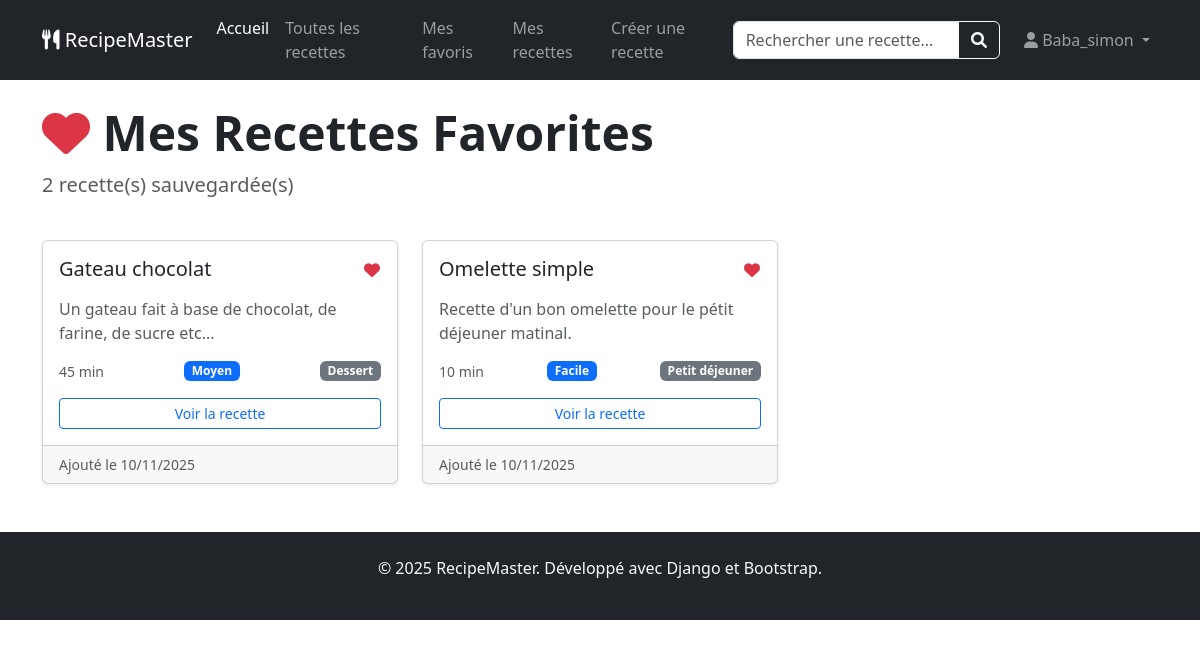
The page /favoris/ (signed in) on the database its author committed.
### profiles/models.py (models this page shows, shortened)
class Favorite(models.Model):
    user_profile = models.ForeignKey(
        UserProfile,
        on_delete=models.CASCADE,
        related_name='favorites',  #user_profile.favorites_relation.all()
        verbose_name='Profil utilisateur'
    )
    recipe = models.ForeignKey(
        Recipe,
        on_delete=models.CASCADE,
        related_name='favorited_by',  # recipe.favorited_by.all()
        verbose_name='Recette'
    )
    date_added = models.DateTimeField(
        auto_now_add=True,
        verbose_name='Date d\'ajout'
    )
    class Meta:
        verbose_name = 'Favori'
        verbose_name_plural = 'Favoris'
        unique_together = ['user_profile', 'recipe']  # Évite les doublons

### recipes/models.py (models this page shows, shortened)
class Recipe(models.Model):
    DIFFICULTE_CHOICES = [
        ('facile', 'Facile'),
        ('moyen', 'Moyen'),
        ('difficile', 'Difficile'),
    ]
    titre = models.CharField(
        max_length=100,
        unique=True,
        verbose_name="Titre de la recette"  # ✅ Correction orthographe
    )
    categorie = models.ForeignKey(
        Category,
        on_delete=models.SET_NULL,  # Si on supprime la catégorie, la recette garde sa catégorie vide
        null=True,
        blank=True,
        related_name='recettes',
        verbose_name='Catégorie'
    )
    description = models.TextField(  # ✅ TextField au lieu de CharField pour texte long
        max_length=1000,
        verbose_name='Description'
    )
    temps_preparation = models.PositiveIntegerField(  # ✅ Temps en minutes
        verbose_name="Temps de préparation (minutes)"
    )
    difficulte = models.CharField(
        max_length=20,
        choices=DIFFICULTE_CHOICES,
        default='moyen',
        verbose_name="Niveau de difficulté"
    )
    auteur = models.ForeignKey(
        User,
        on_delete=models.CASCADE,
        related_name='recettes',
        verbose_name='Auteur',
        null= True,
        blank= True
    )
    date_creation = models.DateTimeField(auto_now_add=True)
    date_modification = models.DateTimeField(auto_now=True)
    class Meta:
        verbose_name = 'Recette'  # ✅ Orthographe
        verbose_name_plural = 'Recettes'
        ordering = ['titre']  # ✅ Ordre par titre

class Category(models.Model):
    nom = models.CharField(
        max_length=50,
        unique=True,
        verbose_name="Nom de la catégorie"
    )
    class Meta:
        verbose_name = 'Catégorie'
        verbose_name_plural = 'Catégories'
        ordering = ['nom']

### profiles/views.py (the view)
# urls.py: path('favoris/', favorite_list, name='favorite_list'),
@login_required
def favorite_list(request):
    user_profile = UserProfile.objects.get(user=request.user)
    favorites = Favorite.objects.filter(user_profile=user_profile).select_related('recipe')
    context = {
        'favorites': favorites,
    }
    return render(request, 'profiles/favorite_list.html', context)

### profiles/templates/profiles/favorite_list.html (shortened to what this page needs)
{% extends 'recipes/base.html' %}
{% block content %}
<div class="container mt-4">
    <div class="row mb-4">
        <div class="col">
            <h1 class="display-5 fw-bold">
                <i class="fas fa-heart text-danger"></i> Mes Recettes Favorites
            </h1>
            <p class="lead text-muted">{{ favorites.count }} recette(s) sauvegardée(s)</p>
        </div>
    </div>
    {% if favorites %}
    <div class="row g-4">
        {% for favorite in favorites %}
        <div class="col-md-6 col-lg-4">
            <div class="card recipe-card shadow-sm h-100">
                <div class="card-body">
                    <div class="d-flex justify-content-between align-items-start mb-2">
                        <h5 class="card-title">{{ favorite.recipe.titre }}</h5>
                        <a href="{% url 'toggle_favorite' favorite.recipe.id %}"
                           class="btn btn-link text-danger p-0"
                           title="Retirer des favoris">
                            <i class="fas fa-heart"></i>
                        </a>
                    </div>
                    <p class="card-text text-muted">{{ favorite.recipe.description|truncatewords:15 }}</p>
                    <div class="d-flex justify-content-between align-items-center mb-3">
                        <small class="text-muted">{{ favorite.recipe.temps_preparation }} min</small>
                        <span class="badge bg-primary">{{ favorite.recipe.difficulte|title }}</span>
                        {% if favorite.recipe.categorie %}
                        <span class="badge bg-secondary">{{ favorite.recipe.categorie.nom }}</span>
                        {% endif %}
                    </div>
                    <div class="d-flex gap-2">
                        <a href="{% url 'recipe_detail' favorite.recipe.id %}"
                           class="btn btn-outline-primary btn-sm flex-grow-1">
                            Voir la recette
                        </a>
                    </div>
                </div>
                <div class="card-footer text-muted small">
                    Ajouté le {{ favorite.date_added|date:"d/m/Y" }}
                </div>
            </div>
        </div>
        {% endfor %}
    </div>
    {% endif %}
</div>
{% endblock %}

### recipes/templates/recipes/base.html (shortened to what this page needs)
<!DOCTYPE html>
<html lang="fr">
<head>
    <link href="https://cdn.jsdelivr.net/npm/bootstrap@5.3.0/dist/css/bootstrap.min.css" rel="stylesheet">
    <link rel="stylesheet" href="https://cdnjs.cloudflare.com/ajax/libs/font-awesome/6.0.0/css/all.min.css">
</head>
<body>
    <nav class="navbar navbar-expand-lg navbar-dark bg-dark">
    <div class="container">
        <a class="navbar-brand" href="{% url 'home' %}">
            <i class="fas fa-utensils"></i> RecipeMaster
        </a>
        <div class="collapse navbar-collapse" id="navbarContent">
            <ul class="navbar-nav me-auto">
                <li class="nav-item">
                    <a class="nav-link active" href="{% url 'home' %}"> Accueil</a>
                </li>
                <li class="nav-item">
                    <a class="nav-link" href="{% url 'recipe_list' %}"> Toutes les recettes </a>
                </li>
                <li>
                    <a class="nav-link" href="{% url 'favorite_list' %}"> Mes favoris </a>
                </li>
                <li>
                    <a class="nav-link" href="{% url 'my_recipes' %}"> Mes recettes </a>
                </li>
                <li>
                    <a class="nav-link" href="{% url 'create_recipe' %}"> Créer une recette </a>
                </li>
            </ul>
            <form class="d-flex me-3 my-2 my-lg-0" action="{% url 'recipe_search' %}" method="GET">
                <div class="input-group">
                    <input type="text"
                           name="q"
                           class="form-control"
                           placeholder="Rechercher une recette..."
                           aria-label="Rechercher"
                           value="{{ request.GET.q }}">
                    <button class="btn btn-outline-light" type="submit">
                        <i class="fas fa-search"></i>
                    </button>
                </div>
            </form>
            <div class="navbar-nav">
                {% if user.is_authenticated %}
                <div class="nav-item dropdown">
                    <a class="nav-link dropdown-toggle" href="#" role="button" data-bs-toggle="dropdown">
                        <i class="fas fa-user"></i> {{ user.username }}
                    </a>
                </div>
                {% else %}
                <a class="nav-link" href="{% url 'login' %}"><i class="fas fa-user"></i> Connexion</a>
                <a class="nav-link" href="{% url 'register' %}"><i class="fas fa-user-plus"></i> Inscription</a>
                {% endif %}
            </div>
        </div>
    </div>
    </nav>
    <main>
        {% block content %}
        {% endblock %}
    </main>
    <footer class="bg-dark text-light py-4 mt-5">
        <div class="container text-center">
            <p>&copy; 2025 RecipeMaster. Développé avec Django et Bootstrap.</p>
        </div>
    </footer>
</body>
</html>

### recipes/templates/recipes/base.html (style rules this page uses)
.recipe-card { transition: transform 0.3s ease; height: 100%; }

### rows shown on the page
Favorite: recipe.titre "Gateau chocolat", recipe.description "Un gateau fait à base de chocolat, de farine, de sucre etc...", recipe.temps_preparation "45", recipe.difficulte "Moyen", recipe.categorie.nom "Dessert", date_added "10/11/2025"
Favorite: recipe.titre "Omelette simple", recipe.description "Recette d'un bon omelette pour le pétit déjeuner matinal.", recipe.temps_preparation "10", recipe.difficulte "Facile", recipe.categorie.nom "Petit déjeuner", date_added "10/11/2025"

### other values the page prints
{{ user.username }} "Baba_simon"
{{ favorites.count }} "2"
